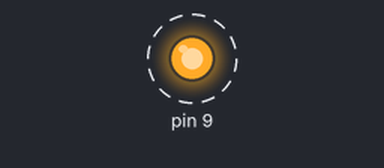
Simulated run of this sketch. Board: Arduino Uno, built with avr-gcc and run on an emulated ATmega328P. Parts: output pins drawn as LEDs (lit = HIGH). Dashed ring = blinking.

Above: at 0.3 s.
Timing chart, 0 to 3.0 s (numbered marks = the images above):
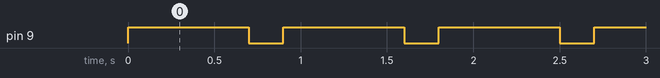

The sketch:

wrong-turn.ino
```cpp
// the setup function runs once when you press reset or power the board
void setup() {
  // initialize digital pin LED_BUILTIN as an output.
  pinMode(9, OUTPUT);
}

// the loop function runs over and over again forever
void loop() {
  digitalWrite(9, HIGH);   // turn the LED on (HIGH is the voltage level)
  delay(700);                       // wait for a second
  digitalWrite(9, LOW);    // turn the LED off by making the voltage LOW
  delay(200);                       // wait for a second
}
```

Measured:
- by itself, pin 9: alternates HIGH for 0.70 s and LOW for 0.20 s
